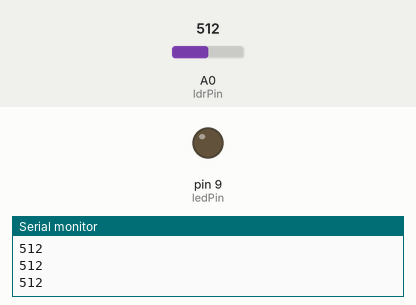
Simulated run of this sketch. Board: Arduino Uno, built with avr-gcc and run on an emulated ATmega328P. On the bench: output pins drawn as LEDs (lit = HIGH), the last lines printed to the serial monitor. The inputs (shaded band) are chosen by the test bench; at power-on: A0 (ldrPin) = 512.

Above: at 1.2 s.
1.3 s: A0 (ldrPin) set to 488
At 2.4 s:
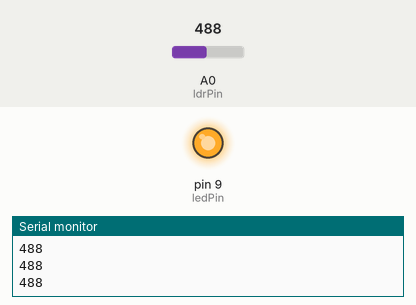
2.9 s: A0 (ldrPin) set to 510
At 3.7 s:
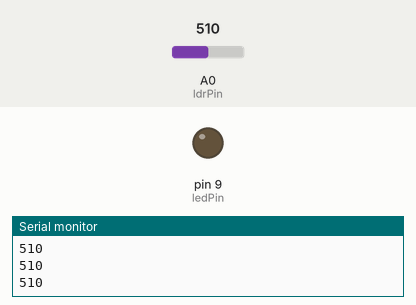
4.5 s: A0 (ldrPin) set to 490
At 5.0 s:
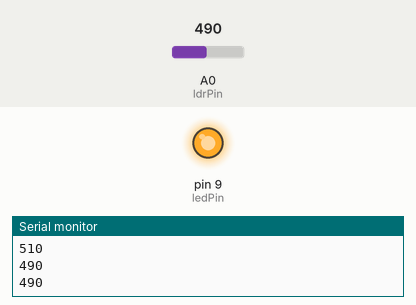
Timing chart, 0 to 7.5 s (numbered marks = the images above; inputs shaded):
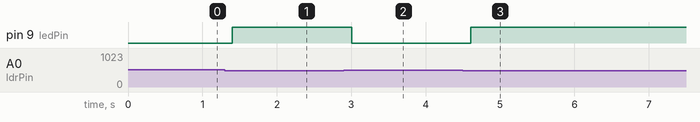

Measured:
- the behaviour switches between 500 and 499 on A0 (ldrPin) (found by bisection; images 0 and 1)
- after the input at 1.3 s, pin 9 (ledPin): LOW → HIGH after 0.10 s
- after the input at 2.9 s, pin 9 (ledPin): HIGH → LOW after 0.10 s
- after the input at 4.5 s, pin 9 (ledPin): LOW → HIGH after 0.11 s

The sketch:

CODE.ino
```cpp
const int ldrPin = A0;      // LDR 接腳
const int ledPin = 9;       // LED 接腳
int lightValue = 0;         // 儲存光線數值
int threshold = 500;        // 臨界亮度（越暗數值越高，依實際測試微調）
void setup() {
  pinMode(ledPin, OUTPUT);
  Serial.begin(9600);
}
void loop() {
  lightValue = analogRead(ldrPin);
  Serial.println(lightValue);
  if (lightValue < threshold) {
    digitalWrite(ledPin, HIGH);   // 太暗 → 開燈
  } else {
    digitalWrite(ledPin, LOW);    // 太亮 → 關燈
  }
  delay(200);
}
```
